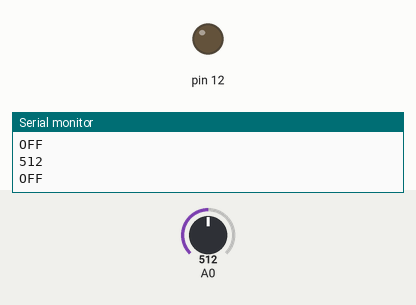
Simulated run of this sketch. Board: Arduino Uno, built with avr-gcc and run on an emulated ATmega328P. On the bench: output pins drawn as LEDs (lit = HIGH), the last lines printed to the serial monitor. Inputs (shaded band) come from the test bench; at power-on: A0 = 512.

Above: at 1.8 s.
1.9 s: A0 set to 502
At 2.4 s:
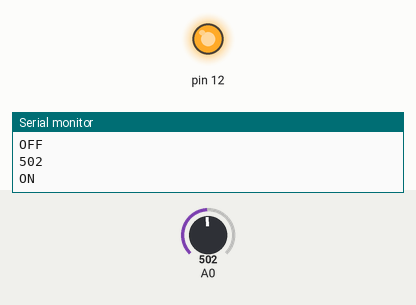
3.5 s: A0 set to 522
At 5.2 s:
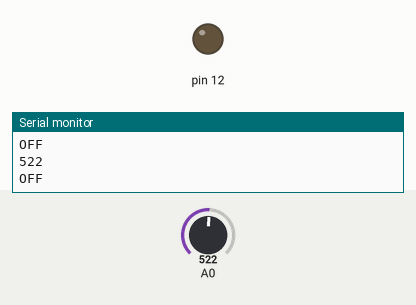
5.5 s: A0 set to 511
At 6.7 s:
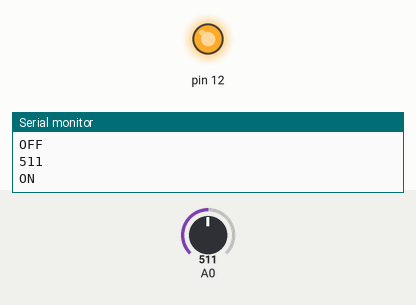
Timing chart, 0 to 8.5 s (numbered marks = the images above; inputs shaded):
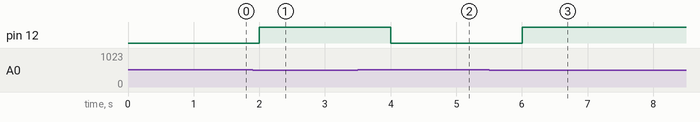

The sketch:

c.ino
```cpp
void setup() {
  pinMode(12,OUTPUT);
  Serial.begin(9600);

}

void loop() {
  int a=analogRead(A0);
  Serial.println(a);
  if(a<512){
  digitalWrite(12,HIGH);
  Serial.println("ON");
  }
  else{
    digitalWrite(12,LOW);
    Serial.println("OFF");
  }
  delay(1000);
}
```

Measured:
- the behaviour switches between 512 and 511 on A0 (found by bisection; images 0 and 1)
- after the input at 1.9 s, pin 12: LOW → HIGH after 0.10 s
- after the input at 3.5 s, pin 12: HIGH → LOW after 0.50 s
- after the input at 5.5 s, pin 12: LOW → HIGH after 0.50 s
